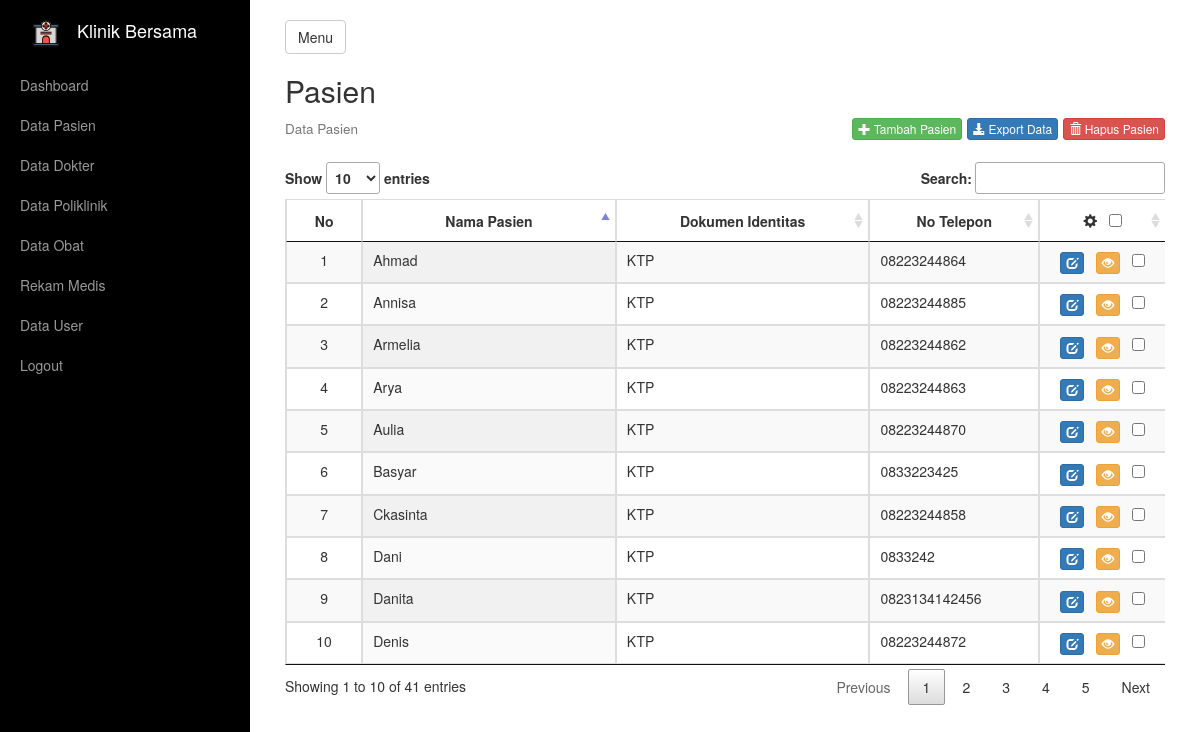
The app's page /pasien/index.php (signed in) with its own data.
### tables this page shows
CREATE TABLE `tb_pasien` (
  `id_pasien` varchar(150) NOT NULL,
  `nama_pasien` varchar(200) NOT NULL,
  `dok_identitas` enum('KTP','SIM','Paspor','Kitas') NOT NULL,
  `nomor_identitas` varchar(30) NOT NULL,
  `jenis_kelamin` enum('Pria','Wanita') NOT NULL,
  `alamat` text NOT NULL,
  `no_telp` varchar(15) NOT NULL
);

### pasien/index.php (the view, shortened to what this page needs)
<?php include_once '../_header.php'; ?>
<div class="box">
    <h2>Pasien</h2>
    <h4 style="margin-bottom: 25px;">
        <small>Data Pasien</small>
        <div class="pull-right">
            <a href="form_pasien.php" class="btn btn-success btn-xs"><i class="glyphicon glyphicon-plus"></i>&nbsp;Tambah Pasien</a>
            <a href="../export/data_pasien.php" class="btn btn-primary btn-xs"><i class="glyphicon glyphicon-download-alt"></i>&nbsp;Export Data</a>
            <button class="btn btn-danger btn-xs" id="hapus_pasien"><i class="glyphicon glyphicon-trash"></i>&nbsp;Hapus Pasien</button>
        </div>
    </h4>
    <form name="proses" method="POST">
        <div class="table-responsive">
            <table id="dataTable" class="display table table-striped table-bordered table-hover" style="width: 100%;">
                <thead>
                    <tr>
                        <th style="width: 5%; text-align: center;">No</th>
                        <th style="width: 20%; text-align: center;">Nama Pasien</th>
                        <th style="width: 20%; text-align: center;">Dokumen Identitas</th>
                        <th style="width: 10%; text-align: center;">No Telepon</th>
                        <th style="width: 10%; text-align: center;"><i class="glyphicon glyphicon-cog"></i> &nbsp; <input type="checkbox" id="select_all"></th>
                    </tr>
                </thead>
                <tbody>
                    <?php
                    $sql_select_pasien = mysqli_query($connect, "SELECT * FROM tb_pasien");
                    while ($data_pasien = mysqli_fetch_array($sql_select_pasien)) {
                    ?>
                        <tr>
                            <td></td>
                            <td><?= $data_pasien['nama_pasien']; ?></td>
                            <td><?= $data_pasien['dok_identitas']; ?></td>
                            <td><?= $data_pasien['no_telp']; ?></td>
                            <td style="vertical-align: middle; text-align: center;">
                                <a href="form_pasien.php?id=<?= $data_pasien['id_pasien']; ?>" class="btn btn-primary btn-xs"><i class="glyphicon glyphicon-edit"></i></a>&nbsp;&nbsp;
                                <a href="detail_pasien.php?id=<?= $data_pasien['id_pasien']; ?>" class="btn btn-warning btn-xs"><i class="glyphicon glyphicon-eye-open"></i></a>&nbsp;&nbsp;
                                <input type="checkbox" name="checked[]" class="check" value="<?= $data_pasien['id_pasien']; ?>">
                            </td>
                        </tr>
                    <?php } ?>
                </tbody>
            </table>
        </div>
    </form>
</div>
<?php include_once '../_footer.php'; ?>

### _assets/css/style.css (style rules this page uses)
th.dt-center, td.dt-center { text-align: center; }

### records on screen
tb_pasien: nama_pasien "Dani", dok_identitas "KTP", no_telp "0833242"
tb_pasien: nama_pasien "Ckasinta", dok_identitas "KTP", no_telp "08223244858"
tb_pasien: nama_pasien "Armelia", dok_identitas "KTP", no_telp "08223244862"
tb_pasien: nama_pasien "Arya", dok_identitas "KTP", no_telp "08223244863"
tb_pasien: nama_pasien "Ahmad", dok_identitas "KTP", no_telp "08223244864"
tb_pasien: nama_pasien "Aulia", dok_identitas "KTP", no_telp "08223244870"
tb_pasien: nama_pasien "Denis", dok_identitas "KTP", no_telp "08223244872"
tb_pasien: nama_pasien "Annisa", dok_identitas "KTP", no_telp "08223244885"
tb_pasien: nama_pasien "Danita", dok_identitas "KTP", no_telp "0823134142456"
tb_pasien: nama_pasien "Basyar", dok_identitas "KTP", no_telp "0833223425"
